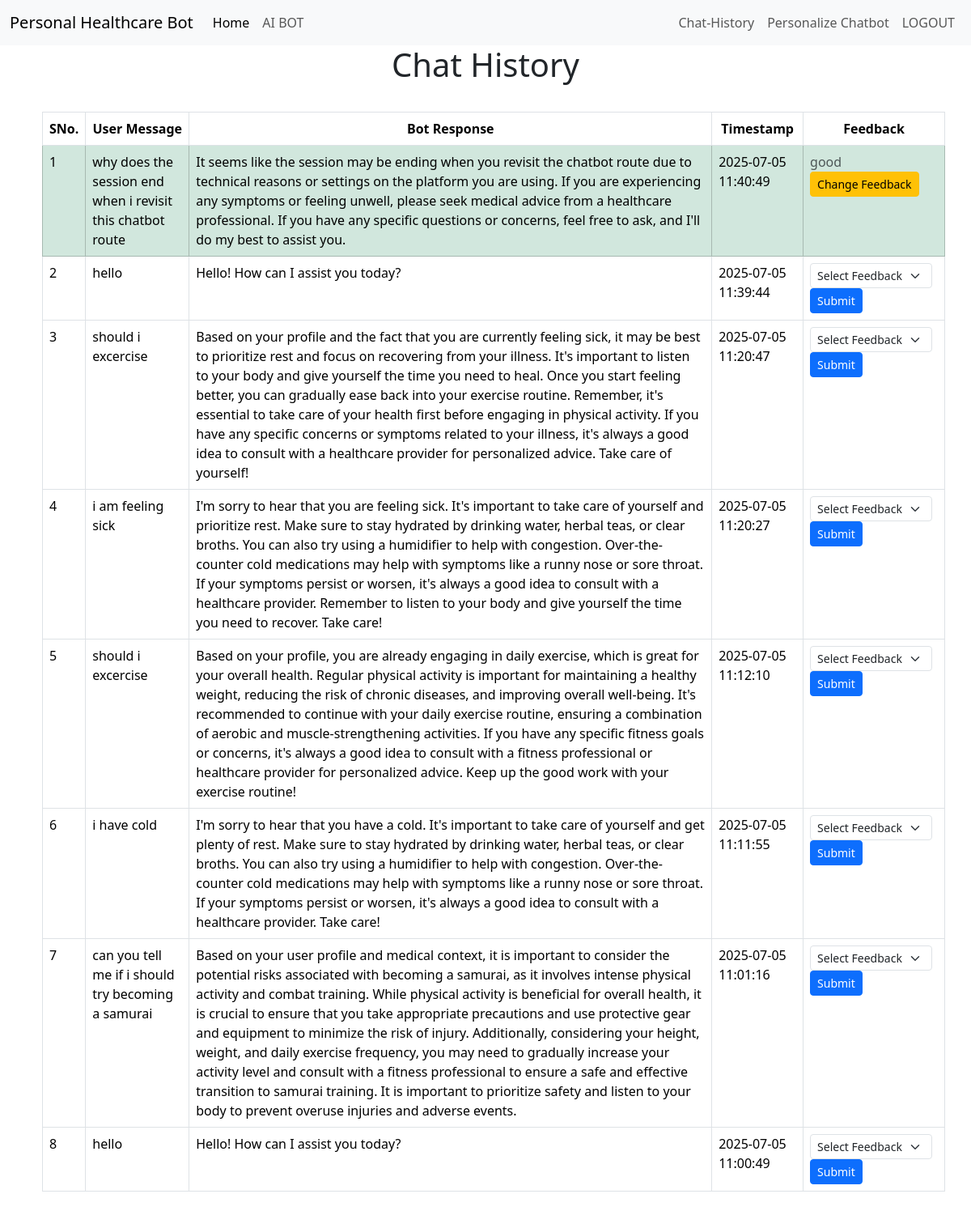
The app's page /history (signed in) with its own data.
### tables this page shows
CREATE TABLE chat_history (
    id INTEGER PRIMARY KEY AUTOINCREMENT,
    username TEXT NOT NULL,
    user_message TEXT NOT NULL,
    bot_response TEXT NOT NULL,
    timestamp DATETIME DEFAULT CURRENT_TIMESTAMP
, feedback TEXT DEFAULT NULL, session_id TEXT);

### app.py (the view, shortened to what this page needs)
@app.route("/history",methods=["GET", "POST"])
def history():
    if "user" not in session:
        flash("You must be logged in to access this page", "danger")
        return redirect(url_for("login"))
    with engine.begin() as conn:
        chats = conn.execute(
            text("SELECT * FROM chat_history WHERE username = :username ORDER BY timestamp DESC"),
            {"username": session["user"]}
        ).fetchall()
    return render_template("history.html", chats=chats)

### app.py (called while the page is built)
@app.after_request
def after_request(response):
    response.headers["Cache-Control"] = "no-cache, no-store, must-revalidate"
    response.headers["Expires"] = 0
    response.headers["Pragma"] = "no-cache"
    return response

### templates/history.html (shortened to what this page needs)
{% extends "layout.html" %}
{% block head %}
    <link rel="stylesheet" href="{{ url_for('static', filename='css/history.css') }}">
{%endblock%}
{% block main %}
<h1 class="text-center">Chat History</h1>
<div class="container mt-4 d-flex justify-content-center">
    <br>
    <div class="list-group">
        <table class="table table-bordered table-hover mb-4 dist-10">
            <thead>
                <tr>
                    <th scope="col" class="text-center">SNo.</th>
                    <th scope="col" class="text-center">User Message</th>
                    <th scope="col" class="text-center">Bot Response</th>
                    <th scope="col" class="text-center">Timestamp</th>
                    <th scope="col" class="text-center">Feedback</th>
                </tr>
            </thead>
        {% for chat in chats %}
                <tbody>
                    <tr class="{% if chat[5] == 'bad' %}table-danger{% elif chat[5] == 'good' %}table-success{% endif %}">
                        <td>{{loop.index}}</td>
                        <td>{{ chat[2] }}</td>
                        <td>{{ chat[3] }}</td>
                        <td>{{ chat[4]}}</td>
                        <td class="feedback-cell">
                            {% if chat[5] %}
                              <form method="POST" class="static-feedback-form">
                                <span class="text-muted">{{ chat[5] }}</span>
                                <button type="button" class="btn btn-sm btn-warning change-btn">Change Feedback</button>
                              </form>
                            {% else %}
                              <form method="POST">
                                <select name="feedback" class="form-select form-select-sm d-inline w-auto">
                                  <option value="">Select Feedback</option>
                                </select>
                                <button type="submit" class="btn btn-sm btn-primary">Submit</button>
                              </form>
                            {% endif %}
                          </td>
                    </tr>
                </tbody>
                {% set prev_session = chat[6] %}
            {% endfor %}
        </table>
    </div>
</div>
{% endblock %}

### static/css/history.css (style rules this page uses)
.dist-10 { margin: 10px; }

### records on screen
chat_history: user_message "why does the session end when i revisit this chatbot route", bot_response "It seems like the session may be ending when you revisit the chatbot route due to technical reasons or settings on the platform you are using. If you are experiencing any symptoms or feeling unwell, please seek medical advice from a healthcare professional. If you have any specific questions or concerns, feel free to ask, and I'll do my best to assist you.", timestamp "2025-07-05 11:40:49", feedback "good"
chat_history: user_message "hello", bot_response "Hello! How can I assist you today?", timestamp "2025-07-05 11:39:44"
chat_history: user_message "should i excercise", bot_response "Based on your profile and the fact that you are currently feeling sick, it may be best to prioritize rest and focus on recovering from your illness. It's important to listen to your body and give yourself the time you need to heal. Once you start feeling better, you can gradually ease back into your exercise routine. Remember, it's essential to take care of your health first before engaging in physical activity. If you have any specific concerns or symptoms related to your illness, it's always a good idea to consult with a healthcare provider for personalized advice. Take care of yourself!", timestamp "2025-07-05 11:20:47"
chat_history: user_message "i am feeling sick", bot_response "I'm sorry to hear that you are feeling sick. It's important to take care of yourself and prioritize rest. Make sure to stay hydrated by drinking water, herbal teas, or clear broths. You can also try using a humidifier to help with congestion. Over-the-counter cold medications may help with symptoms like a runny nose or sore throat. If your symptoms persist or worsen, it's always a good idea to consult with a healthcare provider. Remember to listen to your body and give yourself the time you need to recover. Take care!", timestamp "2025-07-05 11:20:27"
chat_history: user_message "should i excercise", bot_response "Based on your profile, you are already engaging in daily exercise, which is great for your overall health. Regular physical activity is important for maintaining a healthy weight, reducing the risk of chronic diseases, and improving overall well-being. It's recommended to continue with your daily exercise routine, ensuring a combination of aerobic and muscle-strengthening activities. If you have any specific fitness goals or concerns, it's always a good idea to consult with a fitness professional or healthcare provider for personalized advice. Keep up the good work with your exercise routine!", timestamp "2025-07-05 11:12:10"
chat_history: user_message "i have cold", bot_response "I'm sorry to hear that you have a cold. It's important to take care of yourself and get plenty of rest. Make sure to stay hydrated by drinking water, herbal teas, or clear broths. You can also try using a humidifier to help with congestion. Over-the-counter cold medications may help with symptoms like a runny nose or sore throat. If your symptoms persist or worsen, it's always a good idea to consult with a healthcare provider. Take care!", timestamp "2025-07-05 11:11:55"
chat_history: user_message "can you tell me if i should try becoming a samurai", bot_response "Based on your user profile and medical context, it is important to consider the potential risks associated with becoming a samurai, as it involves intense physical activity and combat training. While physical activity is beneficial for overall health, it is crucial to ensure that you take appropriate precautions and use protective gear and equipment to minimize the risk of injury. Additionally, considering your height, weight, and daily exercise frequency, you may need to gradually increase your activity level and consult with a fitness professional to ensure a safe and effective transition to samurai training. It is important to prioritize safety and listen to your body to prevent overuse…", timestamp "2025-07-05 11:01:16"
chat_history: user_message "hello", bot_response "Hello! How can I assist you today?", timestamp "2025-07-05 11:00:49"
